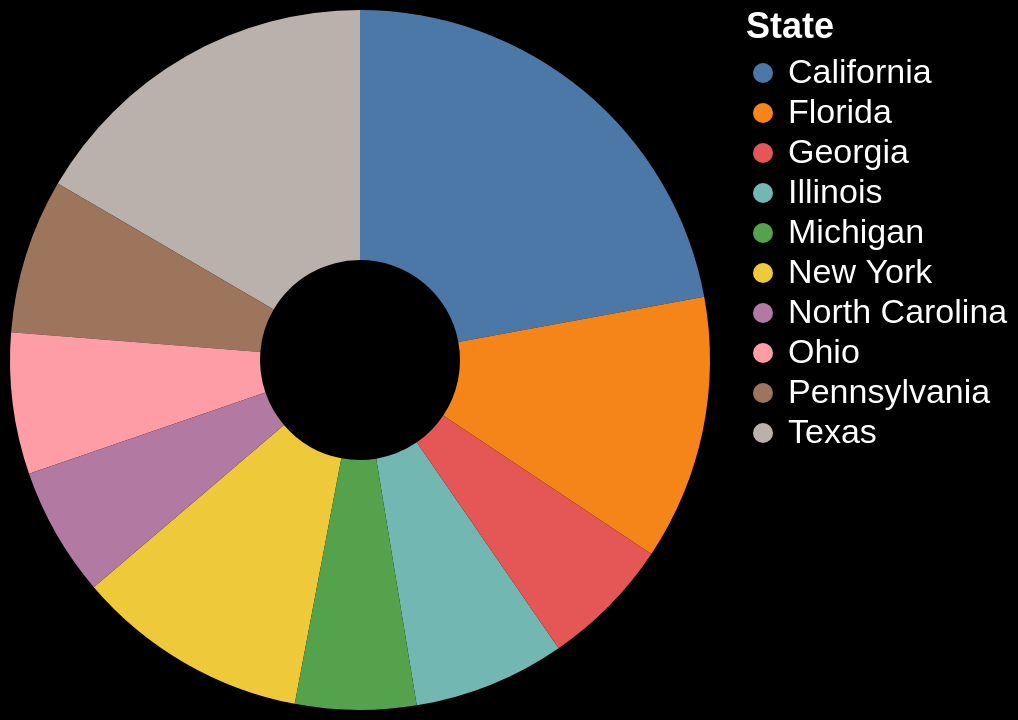

Vega-Lite specification stored for this chart:
### Vega-Lite specification from a JSON file in a GitHub repository (floating-point values rounded to 4 significant figures)
{"$schema": "https://vega.github.io/schema/vega-lite/v5.json", "view": {"stroke": "black"}, "width": 350, "height": 350, "data": {"values": [{"State": "California", "value": 39613493}, {"State": "Texas", "value": 29730311}, {"State": "Florida", "value": 21944577}, {"State": "New York", "value": 19299981}, {"State": "Pennsylvania", "value": 12804123}, {"State": "Illinois", "value": 12569321}, {"State": "Ohio", "value": 11714618}, {"State": "Georgia", "value": 10830007}, {"State": "North Carolina", "value": 10701022}, {"State": "Michigan", "value": 9992427}]}, "mark": {"type": "arc", "innerRadius": 50}, "encoding": {"theta": {"field": "value", "type": "quantitative"}, "color": {"field": "State", "type": "nominal", "legend": {"titleColor": "white", "labelColor": "white", "labelFontSize": 17, "titleFontSize": 18}}, "tooltip": [{"field": "State", "type": "nominal", "title": "State"}, {"field": "value", "type": "quantitative", "title": "Total Population"}]}, "background": "balck"}
